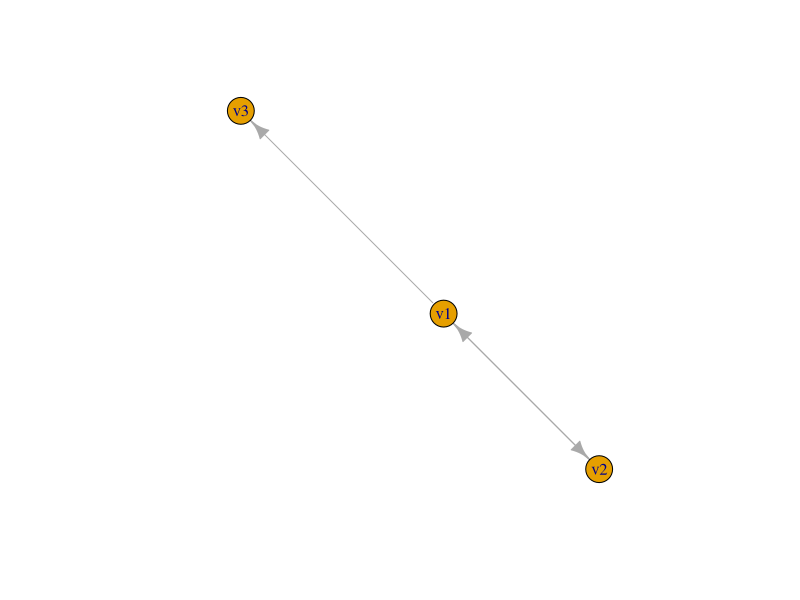
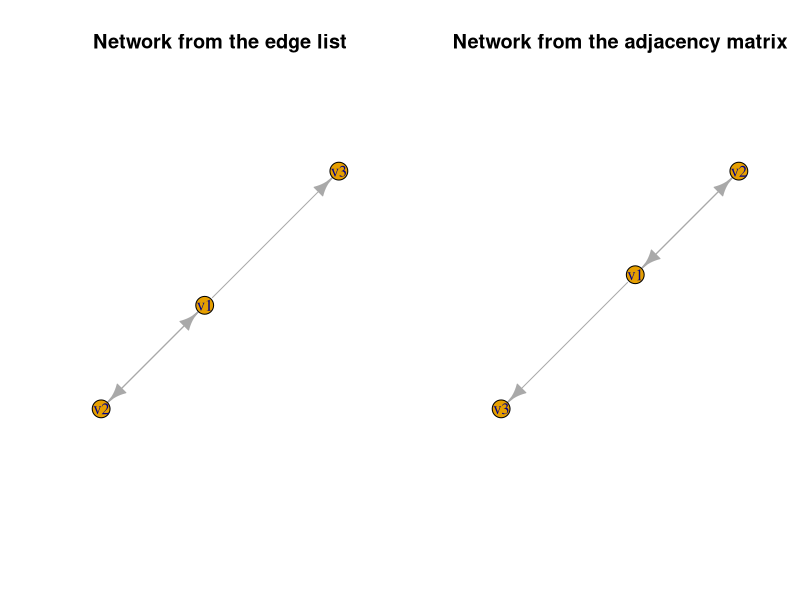
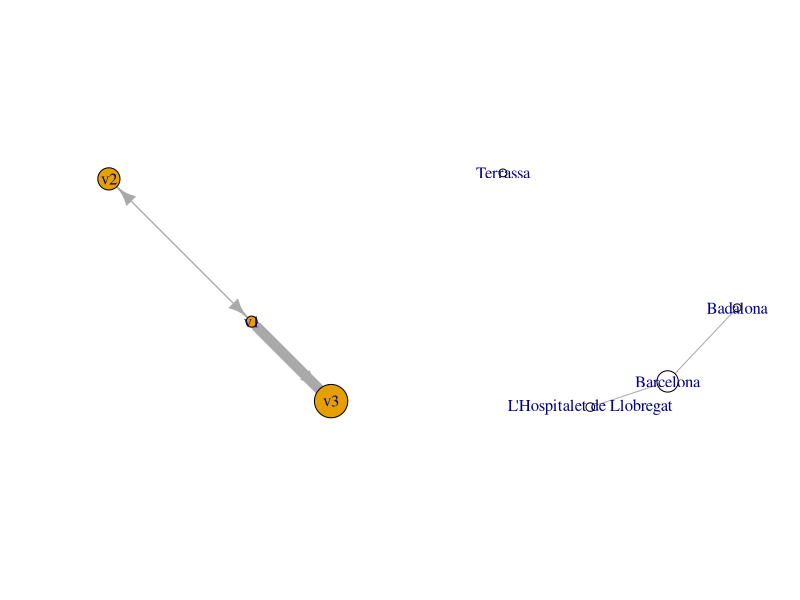

Recreate these plots in R, in order.
## ---- chunk 1
required_packages <- c("igraph")
## ---- chunk 2
packages_to_install <- required_packages[!(required_packages %in% installed.packages()[,"Package"])]
if(length(packages_to_install)) install.packages(packages_to_install)
## ---- chunk 3
invisible(lapply(required_packages, library, character.only = TRUE))
## ---- chunk 4
# record info in an edgelist
el <- matrix(c(c("v1","v1","v2"), # these are the sources 
               c("v2","v3","v1")),# these are the targets
             ncol=2)

# convert into a graph
el_g <- graph_from_edgelist(el, directed = TRUE)
V(el_g) # view the nodes
E(el_g) # view the edges

# plot the graph
plot(el_g)
## ---- chunk 5
al <- as_adj_edge_list(el_g)
## ---- chunk 6
# define the adjacency matrix of the network
am <- matrix(c(0,1,1,1,0,0,0,0,0), ncol = 3, byrow = TRUE)
rownames(am) <- c("v1","v2","v3")
colnames(am) <- c("v1","v2","v3")

# create a network from the adjacency matrix
am_g <- graph_from_adjacency_matrix(am)
## ---- chunk 7
# check that the graphs are identical
identical_graphs(am_g,el_g)
## ---- chunk 8
# plot them together
par(mfrow=c(1,2))
plot(el_g, main = "Network from the edge list")
plot(am_g, main = "Network from the adjacency matrix")
## ---- chunk 9
# add vertex to the graph
el_2_g<- add.vertices(el_g,1,name="v4")
# define edgelist
el_2 <- as_edgelist(el_2_g)
# compare with original edgelist
all(el==el_2)

# add vertex to adjacency matrix
am_2 <- rbind(am,v4=0)
am_2 <- cbind(am_2,v4=0)
# create network out of it
am_2_g <- graph_from_adjacency_matrix(am_2)

# compare the modified networks
identical_graphs(am_2_g,el_2_g)
## ---- chunk 10
# define attribute dataframes
node_attributes_df <- data.frame(name = c("v1","v2","v3"), size = c(10,20,30))
edge_attributes_df <- data.frame(weight = c(1,10,1))

# assign attributes
V(am_g)$size <- node_attributes_df$size
E(am_g)$weight <- edge_attributes_df$weight

# check that they have been assigned
vertex_attr(am_g)
edge_attr(am_g)

# plot the graph
plot(am_g, 
     vertex.size = V(am_g)$size,
     edge.width = E(am_g)$weight)
## ---- chunk 11
# define columns of the dataframe 
city <- c("Barcelona","L'Hospitalet de Llobregat","Terrassa","Badalona")
pop <- c(1664182,269382,223627,223166)
lon <- c(2.176944, 2.1, 2.013, 2.246111)
lat <- c(41.382778, 41.359722, 41.57, 41.448889)

# define dataframe
city_pop_df <- data.frame(city,pop,lon,lat)

# initialise "category" column 
city_pop_df$category <- NA

# define function to associate a category to the population
which_category <- function(x){
  try(if(!is.numeric(x)) stop("The input must be a numerical value"))
  if (x >= 1000000){category <- "large"}
  else if (x < 1000000 & x>= 250000){category <- "medium"}
  else if (x < 250000){category <- "small"}
  return(category)
}

# assign a category to each city using the above function
for (i in 1:nrow(city_pop_df)) {
  city_pop_df$category[i] <- which_category(city_pop_df$pop[i])
}

# transform the column into factors
city_pop_df$category <- factor(city_pop_df$category)
## ---- chunk 12
# find number of cities
n_cities <- nrow(city_pop_df)

# initialise matrix of longitude differences
lon_diff <- matrix(NA, 
                   ncol = n_cities,
                   nrow = n_cities)
colnames(lon_diff) <- city_pop_df$city
rownames(lon_diff) <- city_pop_df$city

# initialise matrix of latitude differences
lat_diff <- lon_diff

# check that pairs of nodes
for (i in 1:n_cities) {
  for (j in 1:n_cities) {
    lon_diff[i,j] <- abs(city_pop_df[i,"lon"]-city_pop_df[j,"lon"])
    lat_diff[i,j] <- abs(city_pop_df[i,"lat"]-city_pop_df[j,"lat"])
    lon_diff[i,i] <- Inf # ensure that the cities are not connected to themselves
  }
}

# derive adj matrix
adj_matrix <- (lat_diff<0.1) * (lon_diff<0.1)

# define network out of it
city_network <- graph_from_adjacency_matrix(adj_matrix, mode = "undirected")

# assign attributes
V(city_network)$city <- city_pop_df$city
V(city_network)$pop <- city_pop_df$pop
V(city_network)$lon <- city_pop_df$lon
V(city_network)$lat <- city_pop_df$lat
V(city_network)$category <- as.character(city_pop_df$category)

# plot the network
plot(city_network, 
     vertex.size = sqrt(V(city_network)$pop/5000),
     vertex.color = as.numeric(V(city_network)$category)+1,
     layout = cbind(V(city_network)$lon,V(city_network)$lat)
     )
## ---- chunk 13
# save as graphml
write_graph(city_network,
            "city_network.graphml", #this saves the network in your working directory.
            format="graphml")

# read the same
city_network_read<- read_graph("city_network.graphml", format ="graphml") # note: it adds an id attribute
